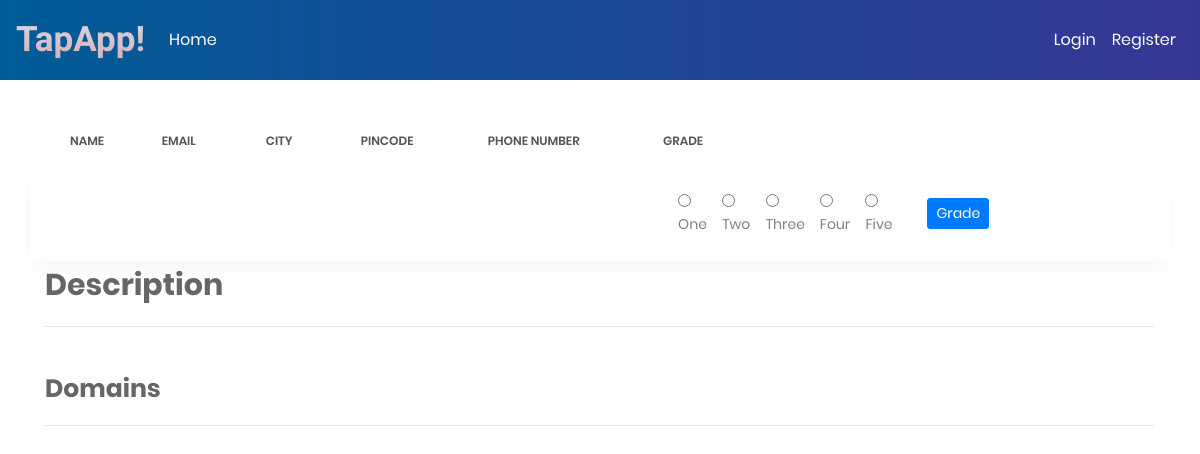
The page /dashboard/viraj.vohera@spit.ac.in on the database as committed earlier.
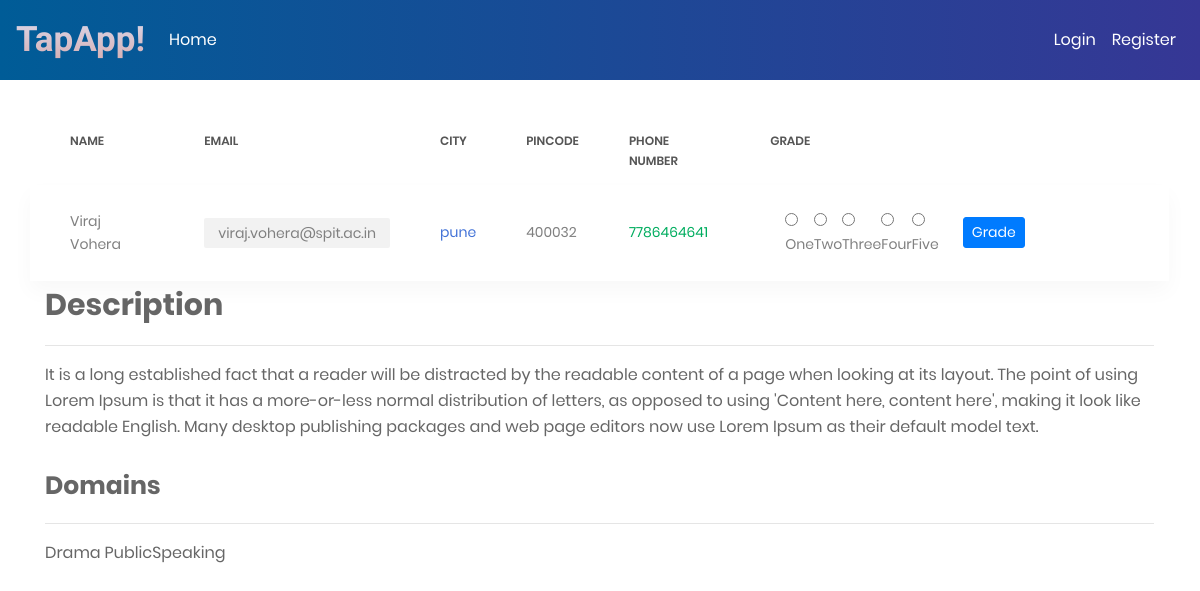
The same page on the database as committed later.
### dashboard/models.py (models this page shows, shortened)
class InterestForm(models.Model):
    name = models.CharField(max_length=100)
    phone_number = models.CharField(max_length=100)
    email = models.CharField(max_length=100)
    city = models.CharField(max_length=100)
    secret_key = models.CharField(max_length=50, default='#' * 15)
    pincode = models.CharField(max_length=10, default='######')

class ExperienceForm(models.Model):
    description = models.TextField(default="No Description")
    interest = models.CharField(max_length=100)
    email = models.CharField(max_length=100, default='example@example.com')
    experience = models.CharField(max_length=100)
    grade = models.CharField(max_length=2, default="N/A")
    shortlisted = models.BooleanField(default=False)

### dashboard/views.py (the view, shortened to what this page needs)
# urls.py: path('dashboard/<str:pk>', dashboard_views.detailview, name="detail"),
def detailview(request, pk):
    return render(request, 'detailview.html', context={'object': InterestForm.objects.filter(email=pk).first(), 'eobject': ExperienceForm.objects.filter(email=pk).first()})

### dashboard/templates/detailview.html (shortened to what the changed rows need)
{% extends 'adminusers/base.html'%}
{% load crispy_forms_tags %}
{% block content %}
<section class="p-t-20">
                <div class="container">
                    <div class="row">
                        <div class="col-md-12">
                            <div class="table-responsive table-responsive-data2">
                                <table class="table table-data2">
                                    <thead>
                                        <tr>
                                            <th>Name</th>
                                            <th>Email</th>
                                            <th>City</th>
                                            <th>Pincode</th>
                                            <th>Phone number</th>
                                            <th>Grade</th>
                                        </tr>
                                    </thead>
                                    <tbody>
                                            <tr class="tr-shadow">
                                                <td>{{ object.name }}</td>
                                                <td>
                                                    <span class="block-email">{{ object.email }}</span>
                                                </td>
                                                <td class="desc">{{ object.city }}</td>
                                                <td>{{ object.pincode }}</td>
                                                <td>
                                                    <span class="status--process">{{ object.phone_number }}</span>
                                                </td>
                                                <td>
                                                <div class="col col-md-9">
                                                    </div>
                                                </div>
                                <div class="container ">
                                    <strong><p style="font-size: 30px">Description</p></strong><hr>
                                    <p class="article-content">{{ eobject.description}}</p>
                                </div>
                                <br>
                                <div class="container ">
                                    <strong><p style="font-size: 25px">Domains</p></strong><hr>
                                    <p class="article-content">{{ eobject.interest }}</p>
                                </div>
                            </div>
                        </div>
                    </div>
                </div>
{% endblock %}

Rows that differ between the two databases and show on the page:
added InterestForm: name "Viraj Vohera", email "viraj.vohera@spit.ac.in", city "pune", pincode "400032", phone_number "7786464641"
added ExperienceForm: description "It is a long established fact that a reader will be distracted by the readable content of a page when looking at its layout. The point of using Lorem Ipsum is that it has a more-or-less normal distribution of letters, as opposed to using 'Content here, content here', making it look like readable English. Many desktop publishing packages and web page editors now use Lorem Ipsum as their default model text.", interest "Drama PublicSpeaking"
